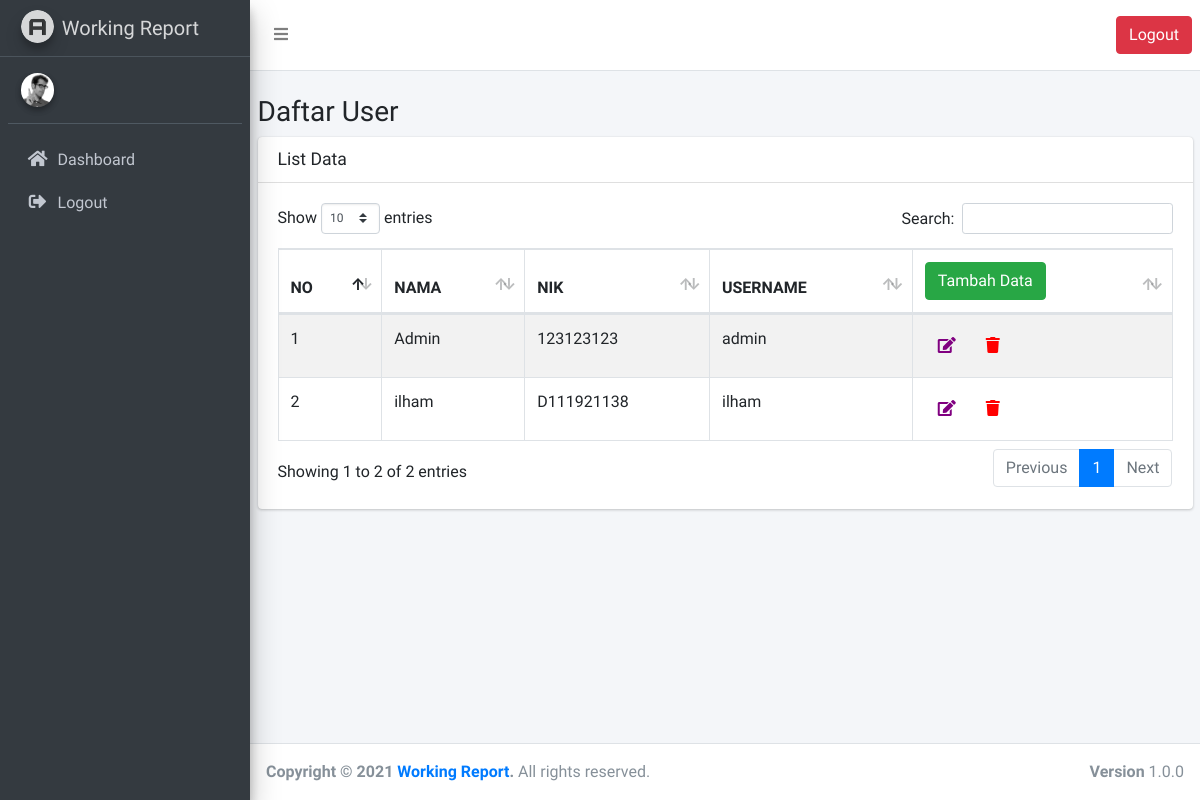
The page /index.php/user on the database as committed earlier.
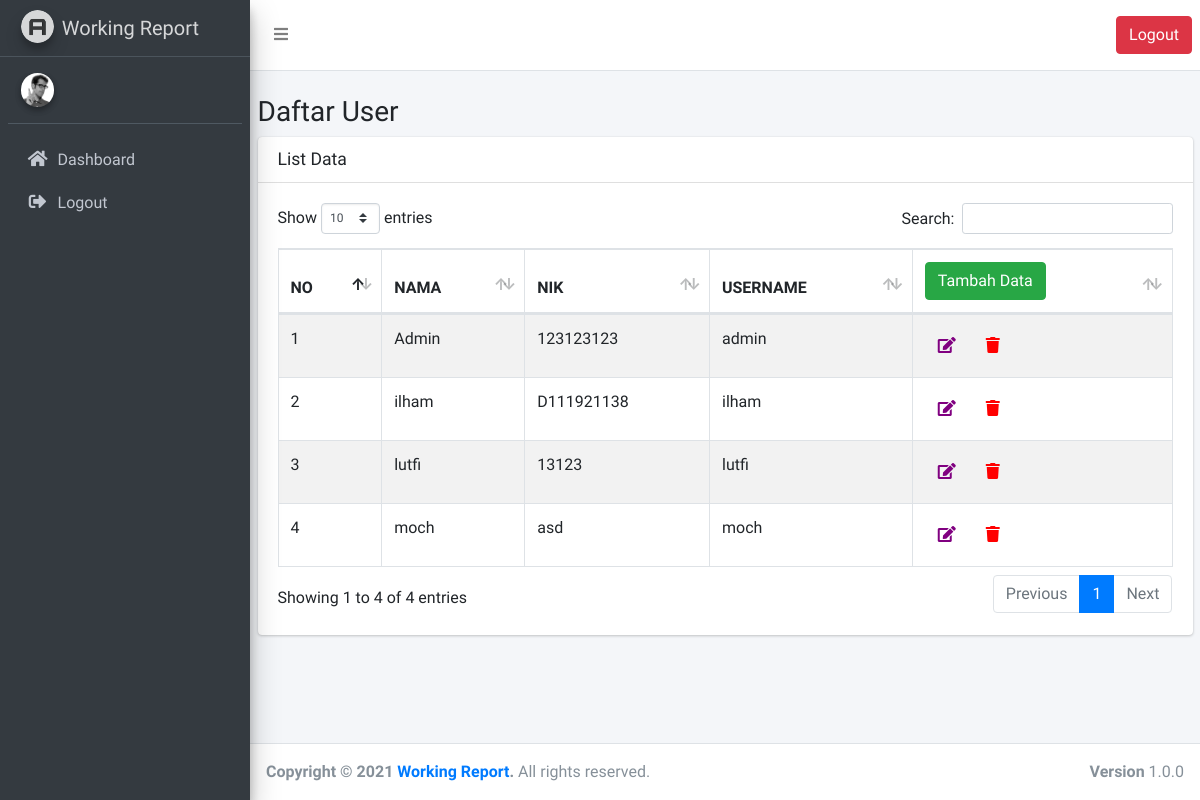
The same page on the database as committed later.
### tables this page shows
CREATE TABLE `personal_data` (
  `id` int(11) NOT NULL,
  `user_id` int(11) DEFAULT NULL,
  `nik` varchar(20) DEFAULT NULL,
  `name` varchar(50) DEFAULT NULL,
  `birth_place` varchar(50) DEFAULT NULL,
  `birth_date` date DEFAULT NULL,
  `address` text DEFAULT NULL,
  `married_date` date DEFAULT NULL
);

CREATE TABLE `users` (
  `id` int(11) NOT NULL,
  `username` varchar(50) DEFAULT NULL,
  `password` varchar(100) DEFAULT NULL,
  `role_id` int(11) DEFAULT NULL,
  `created_date` datetime DEFAULT NULL,
  `updated_date` datetime DEFAULT NULL
);

### application/controllers/User.php (called while the page is built, shortened)
<?php
class User extends CI_Controller
{
    function __construct(){
		$this->load->model('M_user');
		$this->load->library('form_validation');
	}
    public function index()
    {
		$data['listuser'] = $this->M_user->getAll();
        $data['content'] = 'user/v_user';
        $this->load->view('v_template',$data);
    }
}

### index.php (called while the page is built, shortened)
<?php
require_once BASEPATH.'core/CodeIgniter.php';

### application/models/M_user.php (called while the page is built, shortened)
<?php
	class M_user extends CI_Model {
        private $_table = 'users';
        private $_table2 = 'personal_data';
        private $_table3 = 'roles';
        public function getAll(){
            $this->db->select('users.*, b.name, b.nik');
            $this->db->from($this->_table);
            $this->db->join($this->_table2 . " b",'b.user_id = users.id');
            $this->db->join($this->_table3 . " c",'c.id = users.role_id');
            $query = $this->db->get();
            return $query;
        }
	}
?>

### application/views/user/v_user.php (the view, shortened to what this page needs)
<div class="col-sm-12">
    <div class="thumbnail">
        <div class="caption">
            <h3>
                Daftar User
            </h3>
        </div>
        <div class="card">
            <div class="card-header">
                <h3 class="card-title">List Data</h3>
            </div>
            <div class="card-body">
                <table id="example1" class="table table-bordered table-striped">
                    <thead>
                        <tr>
                            <th>NO</th>
                            <th>NAMA</th>
                            <th>NIK</th>
                            <th>USERNAME</th>
                            <th>
                                <a href="<?= base_url(); ?>user/form"class="btn btn-success">
                                    Tambah Data
                                </a>
                            </th>
                        </tr>
                    </thead>
                    <tbody>
                        <?php
                            $no = 1;
                            foreach($listuser->result() as $rowuser){
                        ?>
                            <tr>
                                <td><?=$no?></td>
                                <td><?=$rowuser->name;?></td>
                                <td><?=$rowuser->nik;?></td>
                                <td><?=$rowuser->username;?></td>
                                <td>
                                <a href="<?= base_url(); ?>user/form/<?=$rowuser->id?>"
                                    class="btn"
                                    >
                                    <i class="fa fa-edit" style='color: purple'></i>
                                    </a>
                                    <a href="<?= base_url(); ?>user/delete/<?=$rowuser->id?>"
                                    class="btn"
                                    >
                                    <i class="fa fa-trash" style='color: red'></i>
                                    </a>
                                </td>
                            </tr>
                        <?php
                                $no++;
                            }
                        ?>
                    </tbody>
                </table>
            </div>
        </div>
    </div>
</div>

Rows that differ between the two databases and show on the page:
added personal_data: name "lutfi", nik "13123", user.username "lutfi"
added personal_data: name "moch", nik "asd", user.username "moch"
Other text that changed with them:
text written by a page script: "Show entries Search: Showing 1 to 2 of 2 entries Previous 1 Next" → "Show entries Search: Showing 1 to 4 of 4 entries Previous 1 Next"
